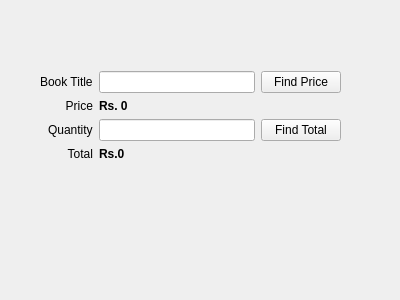
<?xml version="1.0" encoding="UTF-8"?>
<ui version="4.0">
 <class>Form</class>
 <widget class="QWidget" name="Form">
  <property name="geometry">
   <rect>
    <x>0</x>
    <y>0</y>
    <width>400</width>
    <height>300</height>
   </rect>
  </property>
  <property name="windowTitle">
   <string>Form</string>
  </property>
  <property name="layoutDirection">
   <enum>Qt::LeftToRight</enum>
  </property>
  <widget class="QWidget" name="">
   <property name="geometry">
    <rect>
     <x>40</x>
     <y>50</y>
     <width>301</width>
     <height>131</height>
    </rect>
   </property>
   <layout class="QFormLayout" name="formLayout">
    <property name="sizeConstraint">
     <enum>QLayout::SetDefaultConstraint</enum>
    </property>
    <property name="labelAlignment">
     <set>Qt::AlignRight|Qt::AlignTrailing|Qt::AlignVCenter</set>
    </property>
    <property name="formAlignment">
     <set>Qt::AlignCenter</set>
    </property>
    <item row="0" column="0">
     <widget class="QLabel" name="label">
      <property name="text">
       <string>Book Title</string>
      </property>
     </widget>
    </item>
    <item row="0" column="1">
     <layout class="QHBoxLayout" name="horizontalLayout">
      <item>
       <widget class="QLineEdit" name="lineEdit"/>
      </item>
      <item>
       <widget class="QPushButton" name="pushButton">
        <property name="text">
         <string>Find Price</string>
        </property>
       </widget>
      </item>
     </layout>
    </item>
    <item row="1" column="0">
     <widget class="QLabel" name="label_2">
      <property name="text">
       <string>Price</string>
      </property>
      <property name="alignment">
       <set>Qt::AlignRight|Qt::AlignTrailing|Qt::AlignVCenter</set>
      </property>
     </widget>
    </item>
    <item row="1" column="1">
     <widget class="QLabel" name="label_5">
      <property name="font">
       <font>
        <weight>75</weight>
        <bold>true</bold>
       </font>
      </property>
      <property name="text">
       <string>Rs. 0</string>
      </property>
      <property name="textFormat">
       <enum>Qt::AutoText</enum>
      </property>
      <property name="indent">
       <number>-1</number>
      </property>
     </widget>
    </item>
    <item row="2" column="0">
     <widget class="QLabel" name="label_3">
      <property name="text">
       <string>Quantity</string>
      </property>
     </widget>
    </item>
    <item row="2" column="1">
     <layout class="QHBoxLayout" name="horizontalLayout_2">
      <item>
       <widget class="QLineEdit" name="lineEdit_3"/>
      </item>
      <item>
       <widget class="QPushButton" name="pushButton_2">
        <property name="text">
         <string>Find Total</string>
        </property>
       </widget>
      </item>
     </layout>
    </item>
    <item row="3" column="0">
     <widget class="QLabel" name="label_4">
      <property name="text">
       <string>Total</string>
      </property>
      <property name="alignment">
       <set>Qt::AlignRight|Qt::AlignTrailing|Qt::AlignVCenter</set>
      </property>
     </widget>
    </item>
    <item row="3" column="1">
     <widget class="QLabel" name="label_6">
      <property name="font">
       <font>
        <weight>75</weight>
        <bold>true</bold>
       </font>
      </property>
      <property name="text">
       <string>Rs.0</string>
      </property>
     </widget>
    </item>
   </layout>
  </widget>
 </widget>
 <resources/>
 <connections/>
</ui>
